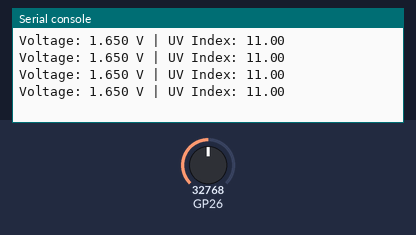
The program below on a simulated Raspberry Pi Pico running MicroPython. Shown: the last lines printed to the serial console. The test bench sets the inputs (shaded band); at power-on: GP26 = 32768 (analog values on the 0–65535 scale).

Above: at 4.2 s.
4.3 s: GP26 set to 45874
At 4.81 s:
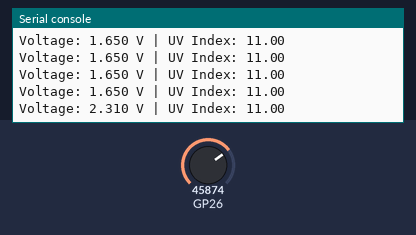
5.8 s: GP26 set to 57670
At 6.02 s:
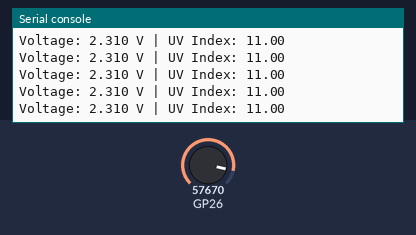
Timing chart, 0 to 8.8 s (numbered marks = the images above; inputs shaded):
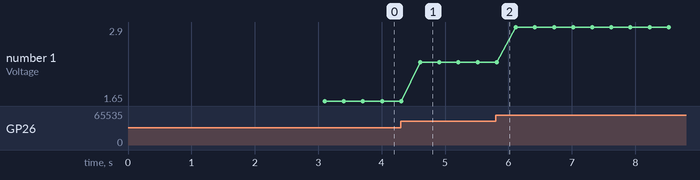

The program:

main.py
```python
# MicroPython v1.23.0
# -*- coding: utf-8 -*-
# @Time    : 2025/8/24 下午3:37
# @Author  : 缪贵成
# @File    : main.py
# @Description : uv紫外线传感器驱动测试文件，测试等级理论上来讲有11个

# ======================================== 导入相关模块 =========================================

import time
from guva_s12sd import GUVA_S12SD

# ======================================== 全局变量 =============================================

# ======================================== 功能函数 =============================================

# ======================================== 自定义类 =============================================

# ========================================初始化配置 =============================================

time.sleep(3)
print("FreakStudio:  UV Sensor (GUVA-S12SD) Test Starting ")

# 初始化传感器 (GP26 -> ADC0)
sensor = GUVA_S12SD(26)

# ======================================== 主程序 ===============================================

try:
    while True:
        try:
            voltage = sensor.voltage
            uvi = sensor.uvi
            print(f"Voltage: {voltage:.3f} V | UV Index: {uvi:.2f}")
        except RuntimeError as e:
            print(f"[Error] Failed to read sensor data: {e}")

        time.sleep(0.2)

except ValueError as e:
    print(f"[Critical Error] Sensor initialization failed: {e}")
except Exception as e:
    print(f"[Unexpected Error] {e}")
```

guva_s12sd.py
```python
# (licence header left out)
__version__ = "0.1.0"
__author__ = "缪贵成"
__license__ = "MIT"
__platform__ = "MicroPython v1.23"

# ======================================== 导入相关模块 =========================================

import time
from machine import ADC

# ======================================== 全局变量 =============================================

# ======================================== 功能函数 =============================================

# ======================================== 自定义类 =============================================


class GUVA_S12SD:
    """
    GUVA-S12SD 紫外线传感器驱动类。
    通过 ADC 采集电压，并根据电压转换为紫外线指数（UV Index）。

    Attributes:
        _adc (ADC): 模拟输入引脚对象，用于采集电压。

    Methods:
        __init__(self, analog_pin: int) -> None:
            初始化传感器并绑定模拟引脚。
        read(self) -> float:
            读取电压值（V）。
        get_uv_index(self) -> float:
            将电压值转换为紫外线指数。
        voltage (property) -> float:
            获取电压值。
        uvi (property) -> float:
            获取紫外线指数。

    Notes:
        传感器输出为模拟电压，需通过 ADC 转换。
        电压与紫外线强度近似线性关系，本驱动使用经验映射区间。
        建议多次采样取平均值以提高稳定性。


    ==========================================
    GUVA-S12SD UV sensor driver class.
    Reads voltage via ADC and converts it to UV Index.

    Attributes:
        _adc (ADC): Analog input pin object for voltage reading.

    Methods:
        __init__(self, analog_pin: int) -> None:
            Initialize sensor and bind analog pin.
        read(self) -> float:
            Read voltage value (V).
        get_uv_index(self) -> float:
            Convert voltage to UV Index.
        voltage (property) -> float:
            Get voltage value.
        uvi (property) -> float:
            Get UV Index.

    Notes:
        The sensor outputs analog voltage, requiring ADC conversion.
        Voltage correlates approximately linearly with UV intensity, mapping is empirical.
        Multiple averaged samples are recommended for stability.
    """

    def __init__(self, analog_pin: int) -> None:
        """
        初始化 UV 传感器并绑定 ADC 引脚。

        Args:
            analog_pin (int): ADC 引脚编号。

        Raises:
            ValueError: 如果 ADC 初始化失败。

        ==========================================

        Initialize UV sensor and bind ADC pin.

        Args:
            analog_pin (int): ADC pin number.

        Raises:
            ValueError: If ADC initialization fails.
        """
        try:
            self._adc = ADC(analog_pin)
        except Exception as e:
            raise ValueError(f"Failed to initialize ADC on pin {analog_pin}: {e}")

    def read(self) -> float:
        """
        读取模拟输入电压值（V），通过多次采样取平均值。

        Returns:
            float: 电压值（单位:V）。

        Notes:
            默认采样 10 次，延时 5ms，可减少噪声影响。

        ==========================================

        Read analog input voltage (V) using averaged samples.

        Returns:
            float: Voltage value (in volts).

        Notes:
            By default, 10 samples with 5ms delay are averaged for noise reduction.
        """
        total = 0
        for _ in range(10):
            total += self._adc.read_u16()
            time.sleep(0.005)
        avg = total / 10
        voltage = (avg / 65535) * 3.3
        return voltage

    def get_uv_index(self) -> float:
        """
        将电压值转换为紫外线指数（UV Index）。

        Returns:
            float: 紫外线指数（0–11）。

        Notes:
           本实现基于实验数据映射，不同环境下可能有偏差。

        ==========================================

        Convert voltage value to UV Index.

        Returns:
            float: UV Index (0–11).

        Notes:
            Conversion is based on empirical mapping, results may vary with environment.
        """
        mV = self.read() * 1000  # 转换为毫伏

        if mV < 227:
            return 0
        elif 227 <= mV < 318:
            return 1
        elif 318 <= mV < 408:
            return 2
        elif 408 <= mV < 503:
            return 3
        elif 503 <= mV < 606:
            return 4
        elif 606 <= mV < 696:
            return 5
        elif 696 <= mV < 795:
            return 6
        elif 795 <= mV < 881:
            return 7
        elif 881 <= mV < 976:
            return 8
        elif 976 <= mV < 1079:
            return 9
        elif 1079 <= mV < 1170:
            return 10
        else:
            return 11

    @property
    def voltage(self) -> float:
        """
        获取电压值（单位 V）。

        Returns:
            float: 电压值。

        Notes:
            每次调用都会重新采样计算，可能会略有波动。

        ==========================================

        Get voltage value (V).

        Returns:
            float: Voltage value.

        Notes:
            Each call performs new sampling, values may fluctuate slightly.
        """
        return self.read()

    @property
    def uvi(self) -> float:
        """
        获取紫外线指数（UV Index）。

        Returns:
            float: 紫外线指数。

        Notes:
            范围限制在 0–11，符合常用 UV Index 标准。

        ==========================================

        Get UV Index.

        Returns:
            float: UV Index.

        Notes:
            Range is capped at 0–11, consistent with common UV Index standards.
        """
        return self.get_uv_index()


# ========================================初始化配置 =============================================

# ======================================== 主程序 ===============================================
```

Measured:
- after the input at 4.3 s, the serial console: prints a new line after 0.31 s (image 1)
- plotted number 1: 1.65 → 2.31 after the input at 4.3 s, 2.31 → 2.9 after the input at 5.8 s
